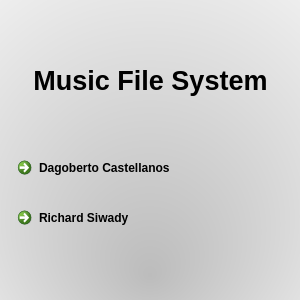
<?xml version="1.0" encoding="UTF-8"?>
<ui version="4.0">
 <class>about</class>
 <widget class="QDialog" name="about">
  <property name="geometry">
   <rect>
    <x>0</x>
    <y>0</y>
    <width>300</width>
    <height>300</height>
   </rect>
  </property>
  <property name="windowTitle">
   <string>About mfs</string>
  </property>
  <property name="windowIcon">
   <iconset resource="recursos.qrc">
    <normaloff>:/images/logo.png</normaloff>:/images/logo.png</iconset>
  </property>
  <property name="styleSheet">
   <string notr="true">QDialog{
	background-color: qradialgradient(spread:pad, cx:0.5, cy:0.5, radius:1.061, fx:0.5, fy:0.92, stop:0 rgba(188, 188, 188, 255), stop:1 rgba(255, 255, 255, 255));
}</string>
  </property>
  <widget class="QLabel" name="label">
   <property name="geometry">
    <rect>
     <x>10</x>
     <y>40</y>
     <width>281</width>
     <height>81</height>
    </rect>
   </property>
   <property name="font">
    <font>
     <pointsize>28</pointsize>
    </font>
   </property>
   <property name="text">
    <string>&lt;!DOCTYPE HTML PUBLIC &quot;-//W3C//DTD HTML 4.0//EN&quot; &quot;http://www.w3.org/TR/REC-html40/strict.dtd&quot;&gt;
&lt;html&gt;&lt;head&gt;&lt;meta name=&quot;qrichtext&quot; content=&quot;1&quot; /&gt;&lt;style type=&quot;text/css&quot;&gt;
p, li { white-space: pre-wrap; }
&lt;/style&gt;&lt;/head&gt;&lt;body style=&quot; font-family:'Sans Serif'; font-size:28pt; font-weight:400; font-style:normal;&quot;&gt;
&lt;table border=&quot;0&quot; style=&quot;-qt-table-type: root; margin-top:4px; margin-bottom:4px; margin-left:4px; margin-right:4px;&quot;&gt;
&lt;tr&gt;
&lt;td style=&quot;border: none;&quot;&gt;
&lt;p align=&quot;center&quot; style=&quot; margin-top:0px; margin-bottom:0px; margin-left:0px; margin-right:0px; -qt-block-indent:0; text-indent:0px;&quot;&gt;&lt;span style=&quot; font-family:'MS Shell Dlg 2'; font-size:20pt; font-weight:600; color:#000000;&quot;&gt;Music File System&lt;/span&gt;&lt;/p&gt;&lt;/td&gt;&lt;/tr&gt;&lt;/table&gt;&lt;/body&gt;&lt;/html&gt;</string>
   </property>
  </widget>
  <widget class="QLabel" name="label_2">
   <property name="geometry">
    <rect>
     <x>190</x>
     <y>200</y>
     <width>101</width>
     <height>91</height>
    </rect>
   </property>
   <property name="text">
    <string/>
   </property>
   <property name="pixmap">
    <pixmap resource="recursos.qrc">:/images/logo.png</pixmap>
   </property>
   <property name="scaledContents">
    <bool>true</bool>
   </property>
  </widget>
  <widget class="QCommandLinkButton" name="commandLinkButton">
   <property name="geometry">
    <rect>
     <x>10</x>
     <y>150</y>
     <width>191</width>
     <height>41</height>
    </rect>
   </property>
   <property name="text">
    <string>Dagoberto Castellanos</string>
   </property>
  </widget>
  <widget class="QCommandLinkButton" name="commandLinkButton_2">
   <property name="geometry">
    <rect>
     <x>10</x>
     <y>200</y>
     <width>191</width>
     <height>41</height>
    </rect>
   </property>
   <property name="text">
    <string>Richard Siwady</string>
   </property>
  </widget>
 </widget>
 <tabstops>
  <tabstop>commandLinkButton_2</tabstop>
  <tabstop>commandLinkButton</tabstop>
 </tabstops>
 <resources>
  <include location="recursos.qrc"/>
 </resources>
 <connections/>
</ui>
